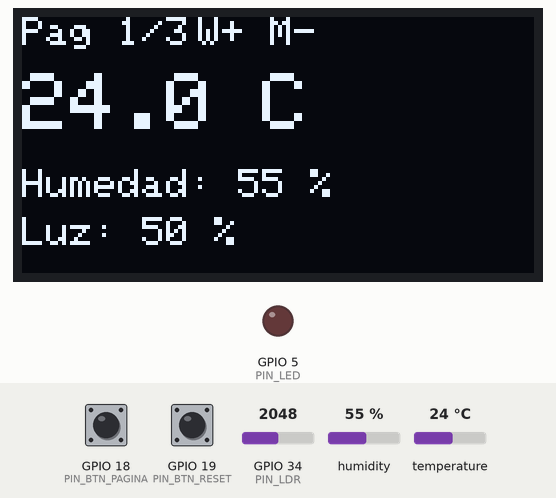
Bench run of a sketch on a simulated ESP32. On the bench: 128×64 one-colour display, output pins drawn as LEDs (lit = HIGH). The inputs (shaded band) are chosen by the test bench; at power-on: temperature 24 °C, GPIO 18 (PIN_BTN_PAGINA) HIGH, GPIO 19 (PIN_BTN_RESET) HIGH, GPIO 34 (PIN_LDR) = 2048, humidity 55 %. WiFi joins after 1.5 s; servers stay silent unless stated; the local clock reads 2024-03-15 10:24:30 at power-on unless the sketch sets it; random numbers use the default seed unless the sketch sets one; no MQTT or app messages arrive unless stated; what the sketch prints to the serial monitor is not drawn.

Above: at 2.6 s.
2.7 s: temperature set to 41 °C
At 4.7 s:
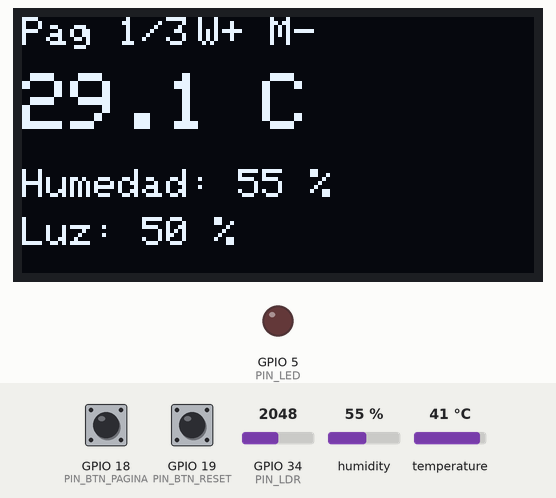
9.1 s: GPIO 18 (PIN_BTN_PAGINA) pulled LOW for 0.15 s
At 11.2 s:
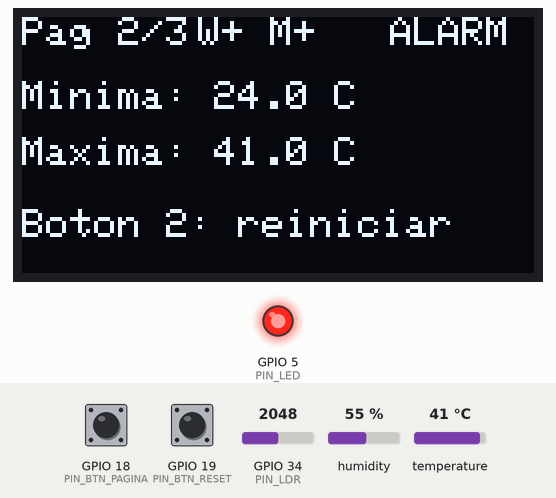
11.5 s: temperature set to 24.9 °C
17.2 s: temperature set to 23.5 °C
At 18.5 s:
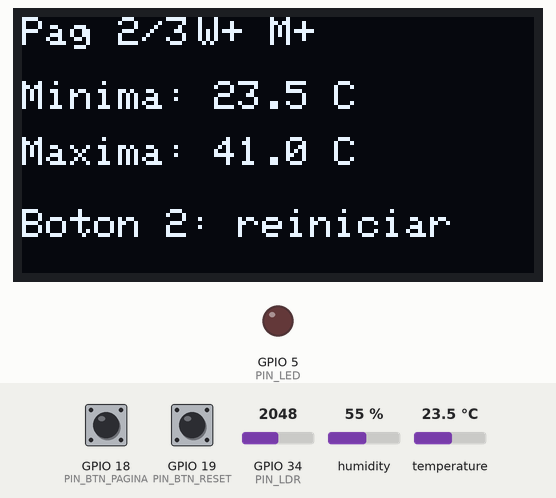
19.5 s: GPIO 18 (PIN_BTN_PAGINA) pulled LOW for 1 s
At 21.3 s:
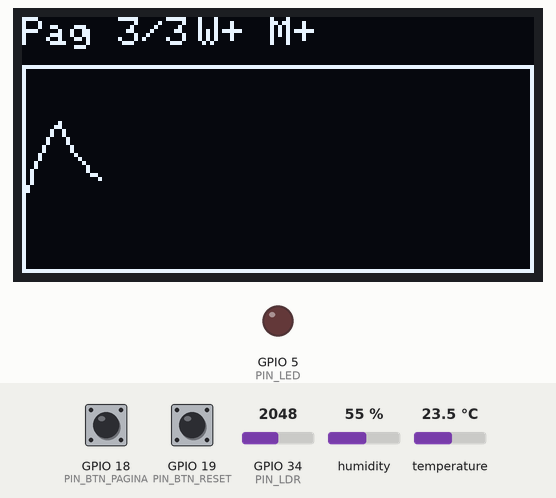
26.9 s: GPIO 19 (PIN_BTN_RESET) pulled LOW for 0.15 s
At 27.8 s:
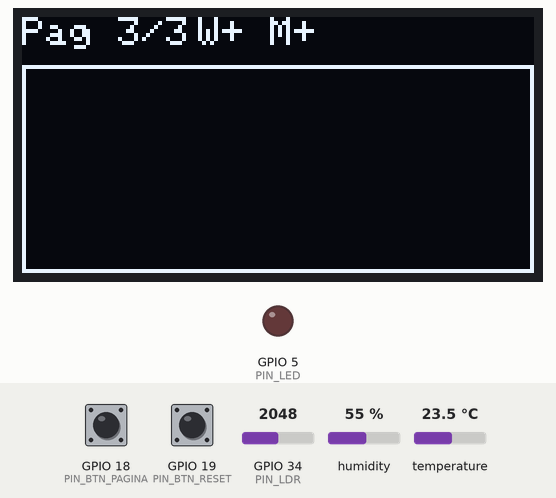
Timing chart, 0 to 29.9 s (numbered marks = the images above; inputs shaded):
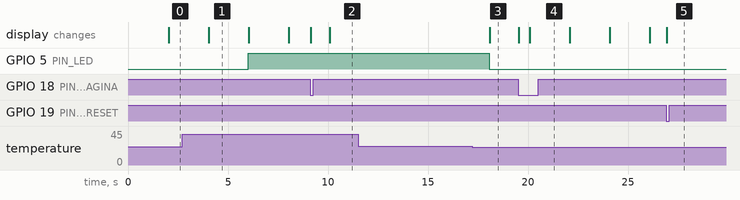

Measured:
- the behaviour switches between 24.2 and 24.1 °C on temperature (found by bisection; images 2 and 3)
- after the input at 2.7 s, GPIO 5 (PIN_LED): LOW → HIGH after 3.3 s; the display: changes after 1.3 s (image 1)
- after the input at 11.5 s, every drawn part: stays the same
- after the input at 19.5 s, the display: first changes at once (image 4 shows a later state)
- what the display in image 1 shows lasts 2.0 s, from 4.0 s to 6.0 s

The sketch:

main.ino
```cpp
/*
  Módulo 10.2: Estación meteorológica completa (Wi-Fi + MQTT)
  Proyecto Integrador - Servicio Social CBI-1618 - Ing. en Computación
  Prestador: Pérez Sánchez Fernando Alberto

  Hardware (ESP32): DHT22 (GPIO4), LDR (GPIO34, ADC1), OLED SSD1306 (I2C: SDA 21 / SCL 22),
                    botón de página (GPIO18), botón de reinicio de mínimos/máximos (GPIO19),
                    LED de alarma (GPIO5).
  Integra lo aprendido en los módulos anteriores:
    - entradas digitales con antirrebote (M2), ADC (M3), sensores (M4),
    - pantalla OLED con gráficos (M5), bus I2C (M6), salida CSV por UART (M6/M7).
  Páginas de la pantalla: 1) valores actuales, 2) mínimos y máximos, 3) gráfica de temperatura.

  Novedades de la versión 10.2:
    - Wi-Fi (Wokwi-GUEST) y reconexión automática sin bloquear la estación.
    - Hora por NTP para marcar cada medición (UTC, formato ISO 8601).
    - MQTT: publica telemetría JSON, estado con mensaje de última voluntad (LWT) y recibe comandos.
        cbi1618/<ID_ESTACION>/telemetria  -> JSON con temp, hum, luz, min, max, alarma
        cbi1618/<ID_ESTACION>/estado      -> "online" / "offline" (retenido)
        cbi1618/<ID_ESTACION>/comando     -> "RESET" | "UMBRAL <°C>"
  La estación sigue midiendo y mostrando datos aunque la red falle.
*/

#include <Wire.h>
#include <Adafruit_GFX.h>
#include <Adafruit_SSD1306.h>
#include "DHTesp.h"
#include <WiFi.h>
#include <PubSubClient.h>
#include <time.h>

// ---------- Pines ----------
const uint8_t PIN_DHT = 4;
const uint8_t PIN_LDR = 34;
const uint8_t PIN_LED = 5;
const uint8_t PIN_BTN_PAGINA = 18;
const uint8_t PIN_BTN_RESET = 19;

// ---------- Parámetros ----------
const char* WIFI_SSID = "Wokwi-GUEST";
const char* WIFI_PASS = "";
const int   WIFI_CANAL = 6;
const char* MQTT_BROKER = "broker.hivemq.com";
const uint16_t MQTT_PUERTO = 1883;
const char* ID_ESTACION = "fperez-estacion1";    // <-- CÁMBIALO: el broker es público y compartido
const unsigned long PERIODO_PUBLICACION_MS = 10000;
const unsigned long REINTENTO_RED_MS = 10000;

float TEMP_ALARMA = 30.0;                        // se puede cambiar por MQTT
const float HISTERESIS = 1.5;
const float ALFA = 0.3;                          // filtro exponencial: 0 = muy suave, 1 = sin filtro
const unsigned long PERIODO_LECTURA_MS = 2000;
const uint8_t N_PUNTOS = 64;

// ---------- Objetos ----------
Adafruit_SSD1306 oled(128, 64, &Wire, -1);
DHTesp dht;
WiFiClient clienteWifi;
PubSubClient mqtt(clienteWifi);
char topicTelemetria[64], topicEstado[64], topicComando[64];
unsigned long tPublicacion = 0, tReintentoWifi = 0, tReintentoMqtt = 0;
bool wifiIniciado = false;

struct Boton { uint8_t pin; bool previo; unsigned long t; };
Boton btnPagina = {PIN_BTN_PAGINA, HIGH, 0};
Boton btnReset = {PIN_BTN_RESET, HIGH, 0};

// ---------- Estado ----------
float temp = NAN, tempFiltrada = NAN, hum = NAN;
int luzPct = 0;
float tMin = 1000, tMax = -1000;
float historial[N_PUNTOS];
uint8_t nPuntos = 0;
bool alarmaActiva = false;
uint8_t pagina = 0;
unsigned long tLectura = 0;

// ---------- Prototipos ----------
bool presionado(Boton &b);
void leerSensores();
void evaluarAlarma();
void dibujar();
void imprimirCSV();
void gestionarRed();
void publicarTelemetria();
void alRecibirMensaje(char* topic, byte* payload, unsigned int longitud);
String marcaDeTiempo();

void setup() {
  Serial.begin(115200);
  pinMode(PIN_LED, OUTPUT);
  pinMode(PIN_BTN_PAGINA, INPUT_PULLUP);
  pinMode(PIN_BTN_RESET, INPUT_PULLUP);
  dht.setup(PIN_DHT, DHTesp::DHT22);

  Wire.begin(21, 22);
  if (!oled.begin(SSD1306_SWITCHCAPVCC, 0x3C)) Serial.println(F("No se encontró la OLED"));
  oled.clearDisplay();
  oled.setTextColor(SSD1306_WHITE);
  oled.setCursor(0, 0);
  oled.println(F("Estacion CBI-1618"));
  oled.println(F("Iniciando..."));
  oled.display();

  snprintf(topicTelemetria, sizeof(topicTelemetria), "cbi1618/%s/telemetria", ID_ESTACION);
  snprintf(topicEstado, sizeof(topicEstado), "cbi1618/%s/estado", ID_ESTACION);
  snprintf(topicComando, sizeof(topicComando), "cbi1618/%s/comando", ID_ESTACION);
  mqtt.setServer(MQTT_BROKER, MQTT_PUERTO);
  mqtt.setCallback(alRecibirMensaje);
  configTime(0, 0, "pool.ntp.org", "time.nist.gov");

  Serial.println(F("tiempo_s,temp_c,temp_filtrada_c,hum_pct,luz_pct,alarma"));
}

void loop() {
  gestionarRed();
  if (presionado(btnPagina)) { pagina = (pagina + 1) % 3; dibujar(); }
  if (presionado(btnReset)) { tMin = 1000; tMax = -1000; nPuntos = 0; dibujar(); }

  if (millis() - tLectura >= PERIODO_LECTURA_MS) {
    tLectura = millis();
    leerSensores();
    evaluarAlarma();
    imprimirCSV();
    dibujar();
  }

  if (mqtt.connected() && millis() - tPublicacion >= PERIODO_PUBLICACION_MS) {
    tPublicacion = millis();
    publicarTelemetria();
  }
}

// Devuelve true una sola vez por pulsación (con antirrebote de 40 ms)
bool presionado(Boton &b) {
  bool actual = digitalRead(b.pin);
  bool evento = false;
  if (actual != b.previo && millis() - b.t > 40) {
    b.t = millis();
    evento = (actual == LOW);
    b.previo = actual;
  }
  return evento;
}

void leerSensores() {
  TempAndHumidity d = dht.getTempAndHumidity();
  if (dht.getStatus() != 0) { Serial.println(F("# error DHT22")); return; }
  temp = d.temperature;
  hum = d.humidity;
  tempFiltrada = isnan(tempFiltrada) ? temp : ALFA * temp + (1 - ALFA) * tempFiltrada;
  luzPct = map(analogRead(PIN_LDR), 0, 4095, 0, 100);

  if (temp < tMin) tMin = temp;
  if (temp > tMax) tMax = temp;
  if (nPuntos == N_PUNTOS) {                       // desplaza el historial
    for (uint8_t i = 1; i < N_PUNTOS; i++) historial[i - 1] = historial[i];
    nPuntos--;
  }
  historial[nPuntos++] = tempFiltrada;
}

void evaluarAlarma() {
  if (!alarmaActiva && tempFiltrada >= TEMP_ALARMA) alarmaActiva = true;
  else if (alarmaActiva && tempFiltrada <= TEMP_ALARMA - HISTERESIS) alarmaActiva = false;
  digitalWrite(PIN_LED, alarmaActiva ? HIGH : LOW);
}

void imprimirCSV() {
  Serial.print(millis() / 1000); Serial.print(',');
  Serial.print(temp, 1); Serial.print(',');
  Serial.print(tempFiltrada, 1); Serial.print(',');
  Serial.print(hum, 0); Serial.print(',');
  Serial.print(luzPct); Serial.print(',');
  Serial.println(alarmaActiva ? 1 : 0);
}

void dibujar() {
  oled.clearDisplay();
  oled.setTextColor(SSD1306_WHITE);
  oled.setTextSize(1);
  oled.setCursor(0, 0);
  oled.print(F("Pag ")); oled.print(pagina + 1); oled.print(F("/3"));
  oled.setCursor(44, 0);
  oled.print(WiFi.status() == WL_CONNECTED ? F("W+") : F("W-"));
  oled.print(mqtt.connected() ? F(" M+") : F(" M-"));
  if (alarmaActiva) { oled.setCursor(92, 0); oled.print(F("ALARM")); }

  if (pagina == 0) {
    oled.setTextSize(2);
    oled.setCursor(0, 14); oled.print(tempFiltrada, 1); oled.print(F(" C"));
    oled.setTextSize(1);
    oled.setCursor(0, 38); oled.print(F("Humedad: ")); oled.print(hum, 0); oled.print(F(" %"));
    oled.setCursor(0, 50); oled.print(F("Luz: ")); oled.print(luzPct); oled.print(F(" %"));
  } else if (pagina == 1) {
    oled.setCursor(0, 16); oled.print(F("Minima: ")); oled.print(tMin, 1); oled.print(F(" C"));
    oled.setCursor(0, 30); oled.print(F("Maxima: ")); oled.print(tMax, 1); oled.print(F(" C"));
    oled.setCursor(0, 48); oled.print(F("Boton 2: reiniciar"));
  } else {
    oled.drawRect(0, 12, 128, 52, SSD1306_WHITE);
    for (uint8_t i = 1; i < nPuntos; i++) {
      int y0 = 62 - constrain(map((int)(historial[i - 1] * 10), 100, 450, 0, 48), 0, 48);
      int y1 = 62 - constrain(map((int)(historial[i] * 10), 100, 450, 0, 48), 0, 48);
      oled.drawLine((i - 1) * 2 + 1, y0, i * 2 + 1, y1, SSD1306_WHITE);
    }
  }
  oled.display();
}

// Mantiene Wi-Fi y MQTT sin bloquear: si algo falla, reintenta cada REINTENTO_RED_MS.
void gestionarRed() {
  if (WiFi.status() != WL_CONNECTED) {
    if (!wifiIniciado || millis() - tReintentoWifi > REINTENTO_RED_MS) {
      tReintentoWifi = millis();
      wifiIniciado = true;
      Serial.println(F("# Wi-Fi: conectando..."));
      WiFi.mode(WIFI_STA);
      WiFi.begin(WIFI_SSID, WIFI_PASS, WIFI_CANAL);
    }
    return;
  }
  if (!mqtt.connected()) {
    if (millis() - tReintentoMqtt > REINTENTO_RED_MS) {
      tReintentoMqtt = millis();
      char clientId[40];
      snprintf(clientId, sizeof(clientId), "cbi1618-%s-%04X", ID_ESTACION, (unsigned)random(0xFFFF));
      if (mqtt.connect(clientId, NULL, NULL, topicEstado, 0, true, "offline")) {
        Serial.println(F("# MQTT: conectado"));
        mqtt.publish(topicEstado, "online", true);
        mqtt.subscribe(topicComando);
      } else {
        Serial.print(F("# MQTT: falló rc=")); Serial.println(mqtt.state());
      }
    }
  } else {
    mqtt.loop();
  }
}

String marcaDeTiempo() {
  struct tm t;
  if (!getLocalTime(&t, 50)) return "sin-hora";
  char buf[25];
  strftime(buf, sizeof(buf), "%Y-%m-%dT%H:%M:%SZ", &t);
  return String(buf);
}

void publicarTelemetria() {
  if (isnan(temp)) return;
  char json[240];
  snprintf(json, sizeof(json),
           "{\"estacion\":\"%s\",\"ts\":\"%s\",\"temp\":%.1f,\"hum\":%.0f,\"luz\":%d,"
           "\"min\":%.1f,\"max\":%.1f,\"umbral\":%.1f,\"alarma\":%s}",
           ID_ESTACION, marcaDeTiempo().c_str(), tempFiltrada, hum, luzPct,
           tMin, tMax, TEMP_ALARMA, alarmaActiva ? "true" : "false");
  mqtt.publish(topicTelemetria, json);
  Serial.print(F("# MQTT publica: ")); Serial.println(json);
}

// Comandos: "RESET" reinicia mínimos/máximos; "UMBRAL 32.5" cambia el límite de la alarma.
void alRecibirMensaje(char* topic, byte* payload, unsigned int longitud) {
  char msg[24];
  unsigned int n = min(longitud, (unsigned int)(sizeof(msg) - 1));
  memcpy(msg, payload, n);
  msg[n] = '\0';
  Serial.print(F("# Comando recibido: ")); Serial.println(msg);
  if (!strcasecmp(msg, "RESET")) {
    tMin = 1000; tMax = -1000; nPuntos = 0;
  } else if (!strncasecmp(msg, "UMBRAL ", 7)) {
    float v = atof(msg + 7);
    if (v >= 10 && v <= 60) TEMP_ALARMA = v;           // valida el rango antes de aceptar
  }
}
```
